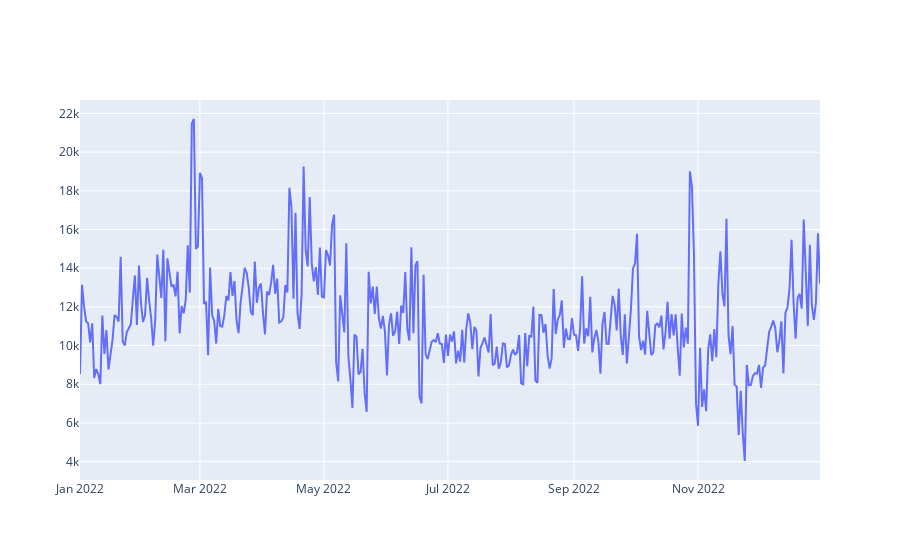

Notebook cell for this chart:
### Code cell
go.Figure(go.Scatter(x = Multas_Dia['Data'], y = Multas_Dia['Quantidade']))

### Figure 1 — Plotly figure (JSON) as saved in the notebook; plotly's stock layout.template omitted (floating-point values rounded to 4 significant figures; data arrays with more than 128 entries replaced by an {"elided": "..."} marker saying what was removed)
{"data": [{"type": "scatter", "x": {"elided": "365 str values"}, "y": {"elided": "365 int values"}}], "layout": {}}
